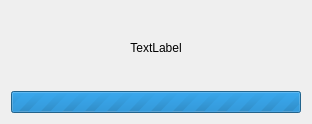
<?xml version="1.0" encoding="UTF-8"?>
<ui version="4.0">
 <class>Form</class>
 <widget class="QWidget" name="Form">
  <property name="geometry">
   <rect>
    <x>0</x>
    <y>0</y>
    <width>312</width>
    <height>124</height>
   </rect>
  </property>
  <property name="windowTitle">
   <string>Form</string>
  </property>
  <layout class="QVBoxLayout" name="verticalLayout">
   <item>
    <widget class="QLabel" name="msg">
     <property name="text">
      <string>TextLabel</string>
     </property>
     <property name="alignment">
      <set>Qt::AlignCenter</set>
     </property>
    </widget>
   </item>
   <item>
    <widget class="QProgressBar" name="progress">
     <property name="maximum">
      <number>0</number>
     </property>
     <property name="value">
      <number>0</number>
     </property>
    </widget>
   </item>
  </layout>
 </widget>
 <resources/>
 <connections/>
</ui>
